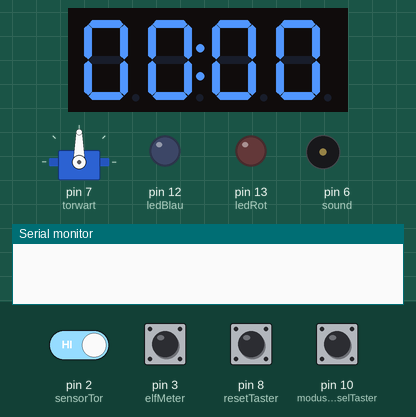
Bench run of a sketch on a simulated Arduino Uno, built with avr-gcc and run on an emulated ATmega328P. On the bench: 4-digit seven-segment display, servo, output pins drawn as LEDs (lit = HIGH), buzzer (waves = sounding), the last lines printed to the serial monitor. The inputs (shaded band) are chosen by the test bench; at power-on: pin 2 (sensorTor), pin 3 (elfMeter), pin 8 (resetTaster), pin 10 (modusWechselTaster) HIGH. Random numbers use the default seed unless the sketch sets one.

Above: at 2.3 s.
2.4 s: pin 3 (elfMeter) pulled LOW for 0.15 s
At 3.1 s:
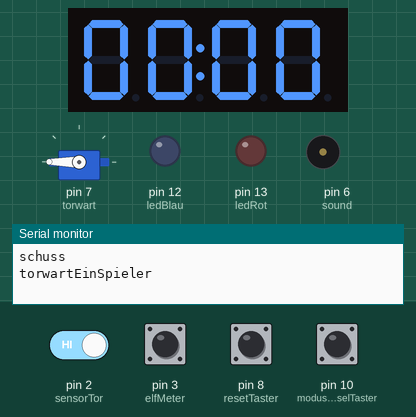
4.0 s: pin 2 (sensorTor) driven LOW
At 5.0 s:
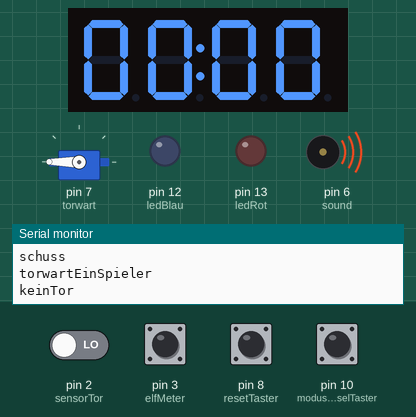
7.0 s: pin 10 (modusWechselTaster) pulled LOW for 0.15 s
At 7.6 s:
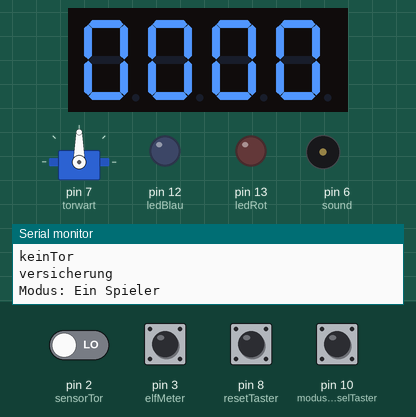
8.6 s: pin 3 (elfMeter) pulled LOW for 1 s
At 11.4 s:
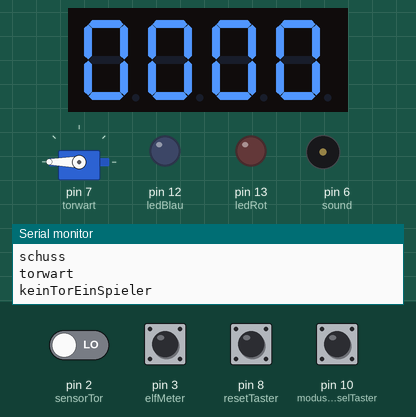
11.8 s: pin 2 (sensorTor) driven HIGH and pin 3 (elfMeter) driven LOW
At 14.1 s:
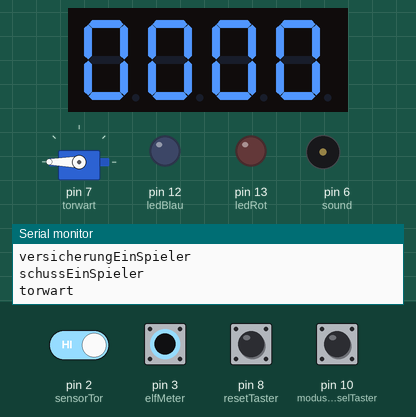
14.7 s: pin 8 (resetTaster) pulled LOW for 0.15 s
At 17.1 s:
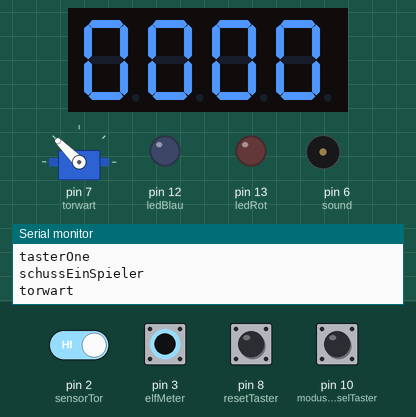
Timing chart, 0 to 18.6 s (numbered marks = the images above; inputs shaded):
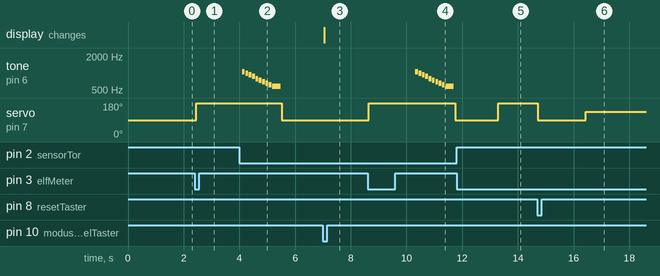

The sketch:

Elfmeter_Final__1.ino
```cpp
#include "Servo.h";
#include <TM1637Display.h>
int sensorTor = 2;
int elfMeter = 3;
int ledRot = 13;
int ledBlau = 12;
int sound = 6;
int resetTaster = 8;
int CLK = 4;
int DIO = 5;
Servo torwart;
TM1637Display display(CLK, DIO);
int randompos[5] = { 0, 45, 90, 135, 180 };
int toreSP1 = 0;
int toreSP2 = 0;
int tore = 0;
int state = 0;
unsigned long stopUhrStart;
bool aktuellerSP = true;
int modusWechselTaster = 10;
bool spielModus = true;
bool modusReset = true;

#define NOTE_C6  1047
#define NOTE_C7  2093
#define NOTE_D7  2349
#define NOTE_E6  1319
#define NOTE_E7  2637
#define NOTE_G6  1568
#define NOTE_G7  3136
#define NOTE_B5   988
#define NOTE_AS5  932
#define NOTE_A5   880
#define NOTE_G5   784
#define NOTE_FS5  740
#define NOTE_F5   698
#define NOTE_E5   659
#define NOTE_DS5  622
#define NOTE_D5   587

//1-Up
int melody1Up[]       = { NOTE_E6, NOTE_G6, NOTE_E7, NOTE_C7, NOTE_D7, NOTE_G7 };
int duration1Up[]     = { 150,     150,     150,     150,     150,     150   };
//1-Down
int melodyShrink[]    = { NOTE_C6, NOTE_B5, NOTE_AS5, NOTE_A5, NOTE_G5,
                          NOTE_FS5, NOTE_F5, NOTE_E5, NOTE_DS5, NOTE_D5 };
int durationShrink[]  = { 100, 100, 100, 100, 100,
                          100, 100, 100, 100, 300 };

void setup()
{
  Serial.begin(9600);
  pinMode(ledRot, OUTPUT);
  pinMode(ledBlau, OUTPUT);
  pinMode(resetTaster, INPUT_PULLUP);
  pinMode(sensorTor, INPUT_PULLUP);
  pinMode(elfMeter, INPUT_PULLUP);
  pinMode(sound, OUTPUT);
  display.setBrightness(7);
  display.clear();
  torwart.attach(7);
  randomSeed(analogRead(0));
  pinMode(modusWechselTaster, INPUT_PULLUP);
}

void loop()
{
  switch (state)
  {
    case 0:
      Schuss();
      ModusUndReset();
      break;

    case 1:
      ActionTorWart();
      ModusUndReset();
      break;

    case 2:
      TorCheck();
      ModusUndReset();
      break;

    case 3:
      TorJa();
      ModusUndReset();
      break;

    case 4:
      TorNein();
      ModusUndReset();
      break;

    case 5:
      Versicherung();
      ModusUndReset();
      break;
  }
}

void Reset()
{
  if (spielModus == true)
  {
    while (digitalRead(resetTaster) == LOW)
    {
      Serial.println("taster");
      toreSP1 = 0;
      toreSP2 = 0;
      display.showNumberDecEx(toreSP1 * 100 + toreSP2, 0b01000000, true);
      state = 0;
      noTone(sound);
      torwart.write(90);
      digitalWrite(ledRot, LOW);
      digitalWrite(ledBlau, LOW);
    }
  }
   else
   {
    while (digitalRead(resetTaster) == LOW)
    {
      Serial.println("tasterOne");
      tore = 0;
      display.showNumberDec(tore, true);
      state = 0;
      noTone(sound);
      torwart.write(90);
      digitalWrite(ledRot, LOW);
      digitalWrite(ledBlau, LOW);
    }
  }
}

void Schuss()
{
  if (spielModus == true)
  {
    display.showNumberDecEx(toreSP1 * 100 + toreSP2, 0b01000000, true);
    torwart.write(90);
    delay(1500);
    while (digitalRead(elfMeter) == HIGH)
    {
      ModusUndReset();
    }
    stopUhrStart = millis();
    state = 1;
    Serial.println("schuss");
  }
  else
  {
    display.showNumberDec(tore, true);
    torwart.write(90);
    delay(1500);
    while (digitalRead(elfMeter) == HIGH)
    {
      ModusUndReset();
    }
    stopUhrStart = millis();
    state = 1;
    Serial.println("schussEinSpieler");
  }
}

void ActionTorWart()
{
  if (spielModus == true)
  {
    delay(50);
    torwart.write(randompos[random(0, 5)]);
    Serial.println("torwartEinSpieler");
    state = 2;
  } else {
    delay(50);
    torwart.write(randompos[random(0, 5)]);
    Serial.println("torwart");
    state = 2;
  }
}

void TorCheck() {
  if (spielModus == true)
  {
    if (digitalRead(sensorTor)== LOW)
    {
      delay(10);
      state = 3;
      while (digitalRead(sensorTor) == LOW)
      {
        ModusUndReset();
        if (millis() - stopUhrStart > 1700)
        {
          state = 4;
          break;
        }
      }
    }
  }
  else
  {
    if(digitalRead(sensorTor)==LOW)
    {
      delay(10);
      state = 3;
      while (digitalRead(sensorTor) == LOW)
      {
        ModusUndReset();
        if (millis() - stopUhrStart > 1700)
        {
        state = 4;
        break;
        }
      }
    }
  }
}

void TorJa()
{
  if (spielModus == true)
  {
    SpielerWechsel();
    Serial.println("Tor");
    delay(200);
    LichterShow();
    play1Up();
    if (toreSP1 == 10 || toreSP2 == 10)
    {
      lichterShow10();
      toreSP1 = 0;
      toreSP2 = 0;
      display.showNumberDecEx(toreSP1 * 100 + toreSP2, 0b01000000, true);
    }
    state = 5;
  }
  else
  {
    tore++;
    display.showNumberDec(tore, true);
    Serial.println("TorEinSpieler");
    delay(200);
    LichterShow();
    play1Up();

    state = 5;
  }
}


void TorNein()
{
  if (spielModus == true)
  {
    if (aktuellerSP == false)
    {
      aktuellerSP = true;
    }
    else
    {
      aktuellerSP = false;
    }
    if (toreSP1 == 10 || toreSP2 == 10)
    {
      toreSP1 = 0;
      toreSP2 = 0;
      display.showNumberDecEx(toreSP1 * 100 + toreSP2, 0b01000000, true);
    }
    Serial.println("keinTor");
    state = 5;
    playShrink();

  }
  else
  {
    tore = 0;
    display.showNumberDec(tore, true);
    Serial.println("keinTorEinSpieler");
    state = 5;
    playShrink();

  }
}

void Versicherung()
{
  if (spielModus == true)
  {
    while (digitalRead(elfMeter) == LOW)
    {
      ModusUndReset();
    }
    state = 0;
    Serial.println("versicherung");
  } else {
    while (digitalRead(elfMeter) == LOW)
    {
      ModusUndReset();
    }
    state = 0;
    Serial.println("versicherungEinSpieler");
  }
}

void LichterShow()
{
  digitalWrite(ledRot, HIGH);
  digitalWrite(ledBlau, HIGH);
  delay(200);
  digitalWrite(ledRot, LOW);
  digitalWrite(ledBlau, LOW);
  delay(200);
}

/*void ModusWechsel()
{
  if (digitalRead(modusWechselTaster) == LOW)
  {
    if(modusReset == true)
    {
      Serial.println("taster");
      toreSP1 = 0;
      toreSP2 = 0;
      display.showNumberDecEx(toreSP1 * 100 + toreSP2, 0b01000000, true);
      state = 0;
      noTone(sound);
      torwart.write(90);
      digitalWrite(ledRot, LOW);
      digitalWrite(ledBlau, LOW);
      modusReset = false;
    }
    spielModus = true;
    Serial.println("modus1");
  }
   else
  {
    if(modusReset == false)
    {
      Serial.println("tasterOne");
      tore = 0;
      display.showNumberDec(tore, true);
      state = 0;
      noTone(sound);
      torwart.write(90);
      digitalWrite(ledRot, LOW);
      digitalWrite(ledBlau, LOW);
      modusReset = true;
    }
    spielModus = false;
    Serial.println("modus2");
  }
}*/

void SpielerWechsel()
{
  if (aktuellerSP == false)
  {
    toreSP1++;
    aktuellerSP = true;
  }
  else
  {
    toreSP2++;
    aktuellerSP = false;
  }
  display.showNumberDecEx(toreSP1 * 100 + toreSP2, 0b01000000, true);
}
void ModusUndReset()
{
  Reset();
  ModusWechsel();
}

void play1Up()
{
  for (size_t i = 0; i < sizeof(melody1Up) / sizeof(melody1Up[0]); i++)
  {
    tone(sound, melody1Up[i], duration1Up[i]);
    delay(duration1Up[i] + 30);
    noTone(sound);
  }
}

void playShrink()
{
  for (size_t i = 0; i < sizeof(melodyShrink) / sizeof(melodyShrink[0]); i++)
  {

    tone(sound, melodyShrink[i], durationShrink[i]);
    delay(durationShrink[i] + 20);
    noTone(sound);
  }
}
void ModusWechsel()
{
  static bool lastButtonState = HIGH;
  bool currentButtonState = digitalRead(modusWechselTaster);

  if (currentButtonState == LOW && lastButtonState == HIGH)
  {
    spielModus = !spielModus;
    state = 0;
    noTone(sound);
    torwart.write(90);
    digitalWrite(ledRot, LOW);
    digitalWrite(ledBlau, LOW);

    if (spielModus)
    {
      toreSP1 = 0;
      toreSP2 = 0;
      display.showNumberDecEx(toreSP1 * 100 + toreSP2, 0b01000000, true);
      Serial.println("Modus: Zwei Spieler");
    }
    else
    {
      tore = 0;
      display.showNumberDec(tore, true);
      Serial.println("Modus: Ein Spieler");
    }
    delay(200);
  }

  lastButtonState = currentButtonState;
}

void lichterShow10()
{
  for (int i = 0; i > 2; ++i)
  {
  digitalWrite(ledRot, HIGH);
  digitalWrite(ledBlau, HIGH);
  delay(200);
  digitalWrite(ledRot, LOW);
  digitalWrite(ledBlau, LOW);
  delay(200);
  }
  digitalWrite(ledRot, HIGH);
  digitalWrite(ledBlau, HIGH);
  delay(2500);
  digitalWrite(ledRot, LOW);
  digitalWrite(ledBlau, LOW);
}
```

Measured:
- after the input at 2.4 s, servo on pin 7 (torwart): 90° → 180° after 0.05 s
- after the input at 4.0 s, tone on pin 6 (sound): plays 1047 Hz for 0.10 s, 988 Hz for 0.10 s, 932 Hz for 0.10 s, 880 Hz for 0.10 s, 784 Hz for 0.10 s, 740 Hz for 0.10 s … (10 notes in this stretch), starting after 0.10 s; servo on pin 7 (torwart): 180° → 90° after 1.5 s
- after the input at 7.0 s, the display: changes at once (image 3)
- after the input at 8.6 s, tone on pin 6 (sound): plays 1047 Hz for 0.10 s, 988 Hz for 0.10 s, 932 Hz for 0.10 s, 880 Hz for 0.10 s, 784 Hz for 0.10 s, 740 Hz for 0.10 s … (10 notes in this stretch), starting after 1.7 s; servo on pin 7 (torwart): 90° → 180° after 0.05 s, → 90° 3.1 s later
- after the input at 11.8 s, servo on pin 7 (torwart): 90° → 180° after 1.5 s
- after the input at 14.7 s, servo on pin 7 (torwart): 180° → 90° at once, → 135° 1.7 s later
